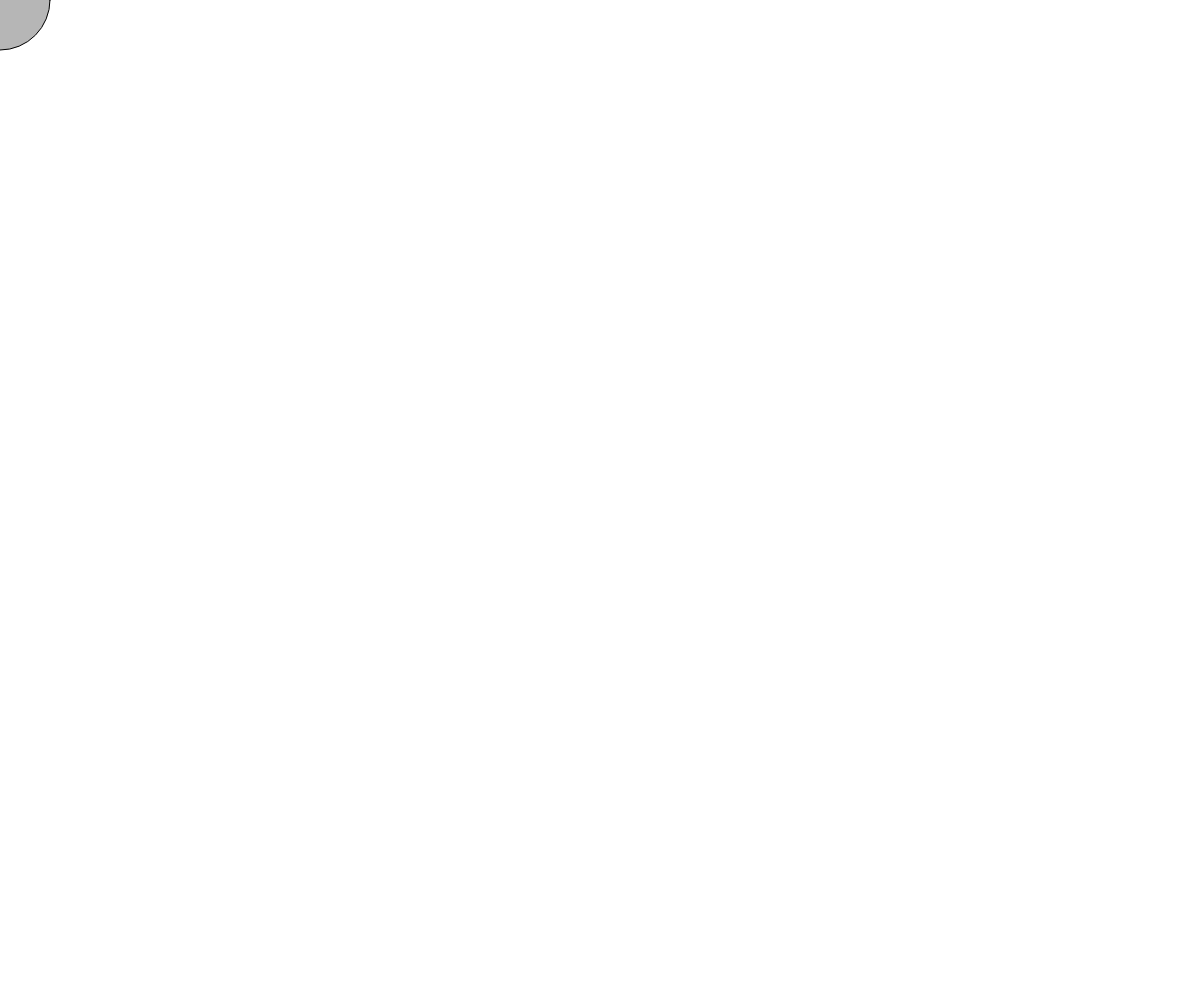
Frame 1 (no input)
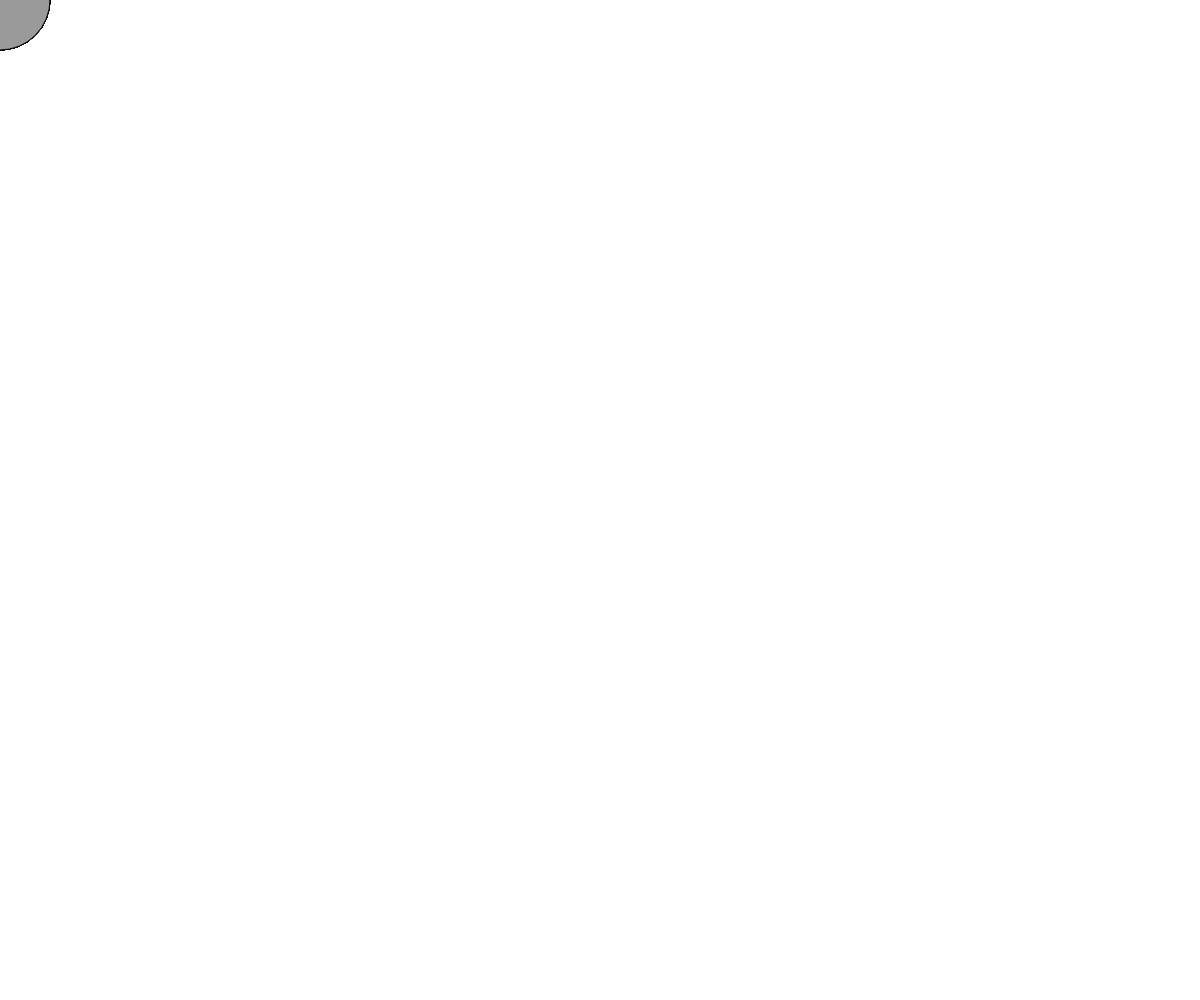
Frame 60 (no input)
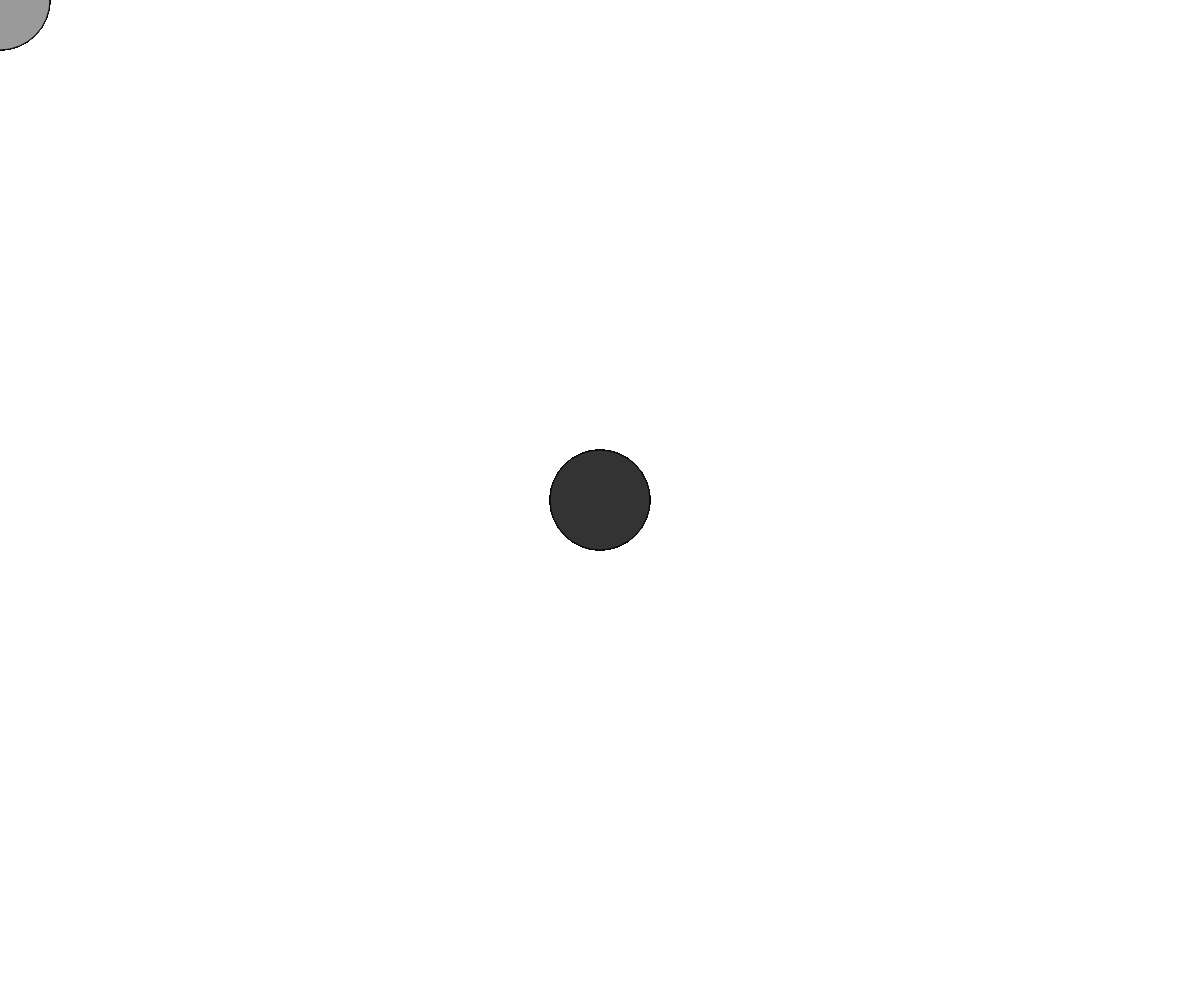
Frame 120 (the mouse pressed at the canvas centre since frame 60)

The p5.js sketch that drew these frames (run headless with seeded random() and noise() and a simulated clock; from frame 60 on, the mouse is pressed at the canvas centre):

// p5.js sketch
// ── sketch.js



function setup() {
	// make canvas full screen
	createCanvas(windowWidth, windowHeight);

}


function draw() {
	// adding clear() to the draw loop will clear each frame, erasing object trails
	// clear();

	fill(random(255));
	ellipse(mouseX, mouseY, 100);
}
